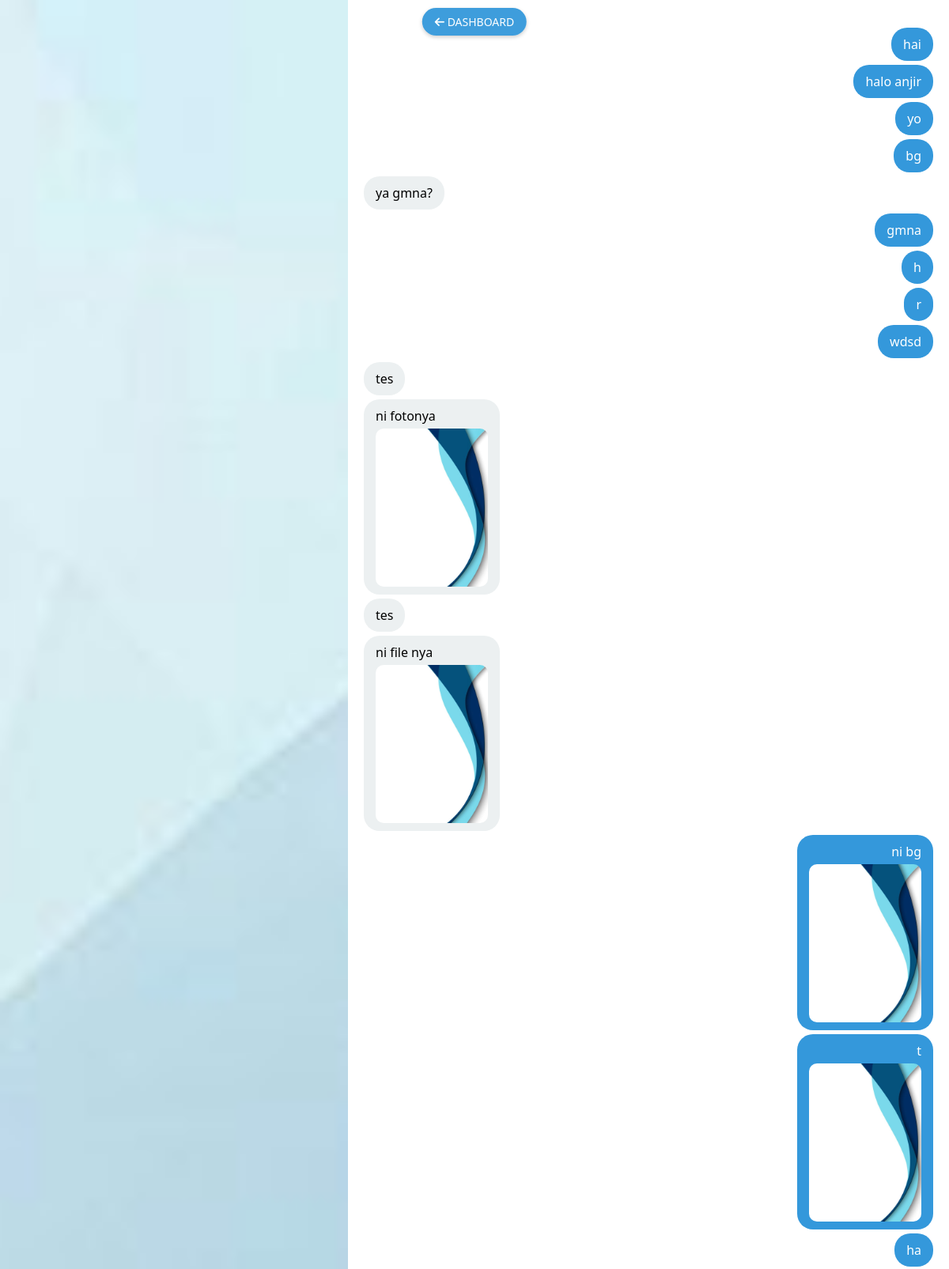
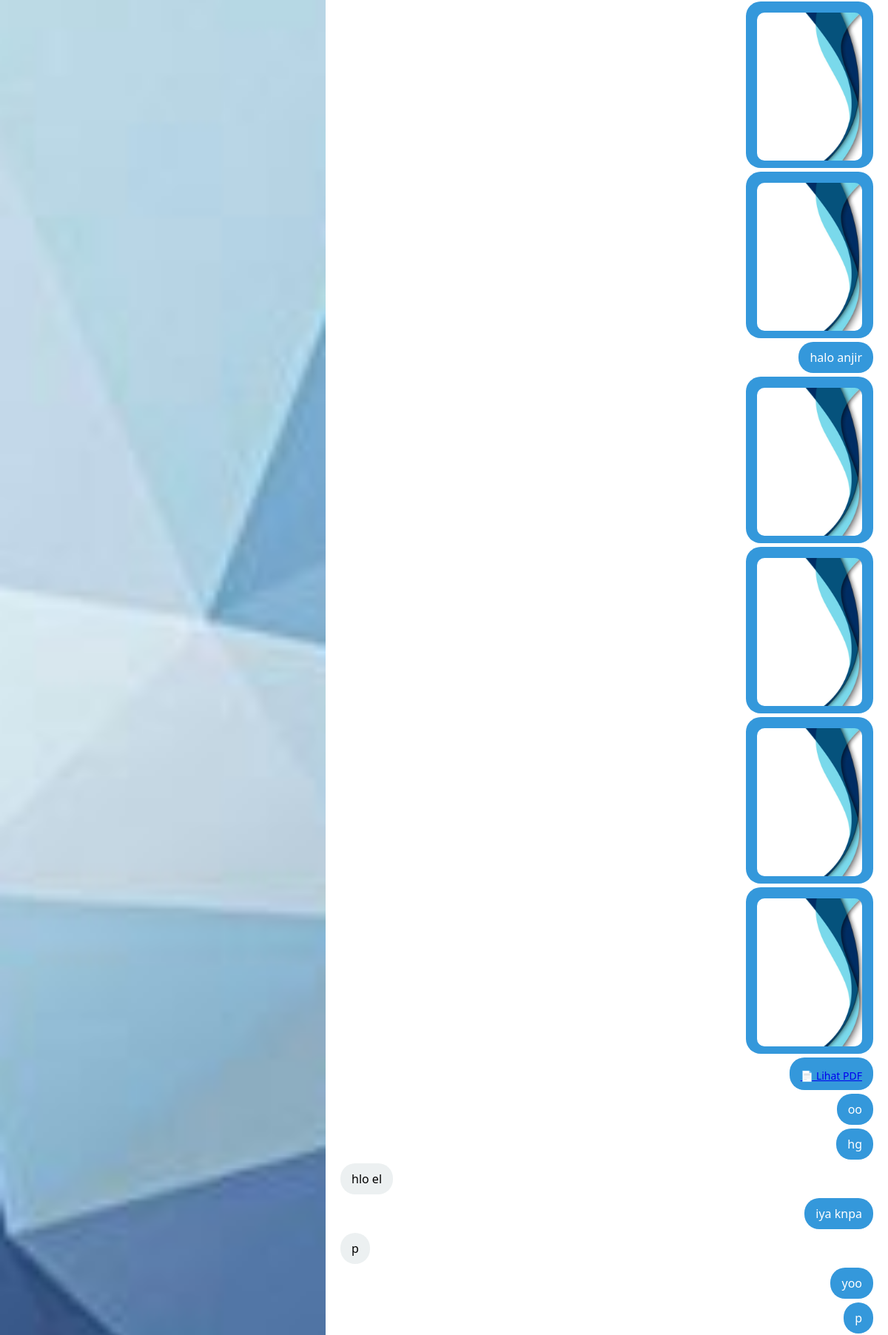
The app's page /chat.php (signed in, upper part) with its own data (2 pictures, top to bottom).
### tables this page shows
CREATE TABLE `chat` (
  `id` int(11) NOT NULL,
  `pengirim_id` int(11) NOT NULL,
  `penerima_id` int(11) NOT NULL,
  `pesan` text DEFAULT NULL,
  `file_path` varchar(255) DEFAULT NULL,
  `tipe_file` enum('text','image','zip') DEFAULT 'text',
  `waktu_kirim` datetime DEFAULT current_timestamp(),
  `file` varchar(255) DEFAULT NULL
);

### chat.php (the view, shortened to what this page needs)
<?php
$pengirim_id = $_SESSION['user_id'];
$penerima_id = 1;
$conn = new mysqli("localhost", "root", "", "okmweb");
$sql_chat = "
  SELECT c.*, u.username
  FROM chat c
  JOIN users u ON u.id = c.pengirim_id
  WHERE (c.pengirim_id = $pengirim_id AND c.penerima_id = $penerima_id)
     OR (c.pengirim_id = $penerima_id AND c.penerima_id = $pengirim_id)
  ORDER BY c.waktu_kirim ASC
";
$result_chat = $conn->query($sql_chat);
?>
<!DOCTYPE html>
<html lang="id">
<head>
  <link href="mobile.css" rel="stylesheet">
  <link href="https://cdnjs.cloudflare.com/ajax/libs/font-awesome/6.0.0-beta3/css/all.min.css" rel="stylesheet">
</head>
<body>
<a href="index.php" class="back-btn"><i class="fas fa-arrow-left"></i> DASHBOARD</a>
  <div class="container">
  <div class="left-side" style="display: flex; align-items: center;">
</div>
    <div class="right-side">
<div class="chat-body">
  <?php while ($row = $result_chat->fetch_assoc()): ?>
    <div class="message <?= ($row['pengirim_id'] == $pengirim_id) ? 'user' : 'admin' ?>">
      <?= htmlspecialchars($row['pesan']) ?>
      <?php if ($row['file_path']): ?>
        <div class="file-display">
          <?php
            $file_ext = strtolower(pathinfo($row['file_path'], PATHINFO_EXTENSION));
            if (in_array($file_ext, ['jpg', 'jpeg', 'png', 'gif', 'webp'])) {
              echo "<img src='{$row['file_path']}' alt='Gambar'>";
            } elseif ($file_ext === 'pdf') {
              echo "<a href='{$row['file_path']}' target='_blank'>📄 Lihat PDF</a>";
            } else {
              echo "<a href='{$row['file_path']}' download>📁 Unduh File</a>";
            }
          ?>
        </div>
      <?php endif; ?>
    </div>
  <?php endwhile; ?>
</div>

### chat.php (style rules this page uses)
* { box-sizing: border-box; }
body { font-family: 'Segoe UI', sans-serif; background-color: #f4f4f4; margin: 0; padding: 0; }
.container { display: flex; height: 100vh; }
.left-side { flex: 1; background: url('assets/ctp.jpg') no-repeat center center; background-size: cover; color: white; padding: 40px; display: flex; flex-direction: column; justify-content: center; }
.right-side { flex: 2; background-color: white; display: flex; flex-direction: column; padding: 20px; }
.chat-body { flex: 1; overflow-y: auto; margin-bottom: 20px; }
.message { padding: 10px 15px; border-radius: 20px; margin: 5px 0; background-color: #f1f2f6; max-width: 100%; width: fit-content; word-break: break-word; }
.user { background-color: #3498db; color: white; margin-left: auto; text-align: right; }
.admin { background-color: #ecf0f1; color: black; margin-right: auto; text-align: left; }
.file-display { margin-top: 5px; font-size: 14px; }
img { max-width: 200px; max-height: 200px; border-radius: 10px; display: block; margin-top: 5px; }
.back-btn { display: none; position: fixed; top: 10px; left: 50%; transform: translateX(-50%); background-color: rgba(52, 152, 219, 0.95); color: white; padding: 8px 16px; border-radius: 20px; text-decoration: none; font-size: 14px; z-index: 9999; box-shadow: 0 2px 5px rgba(0,0,0,0.2); transition: background-color 0.3s; }
.back-btn { display: block; }

### records on screen
chat: pesan "hai"
chat: pesan "halo anjir"
chat: pesan "yo"
chat: pesan "bg"
chat: pesan "ya gmna?"
chat: pesan "gmna"
chat: pesan "h"
chat: pesan "r"
chat: pesan "wdsd"
chat: pesan "tes"
chat: pesan "ni fotonya", file_path (picture)
chat: pesan "tes"
chat: pesan "ni file nya", file_path (picture)
chat: pesan "ni bg", file_path (picture)
chat: pesan "t", file_path (picture)
chat: pesan "ha"
chat: file_path (picture)
chat: file_path (picture)
chat: pesan "halo anjir"
chat: file_path (picture)
chat: file_path (picture)
chat: file_path (picture)
chat: file_path (picture)
chat: pesan "oo"
chat: pesan "hg"
chat: pesan "hlo el"
chat: pesan "iya knpa"
chat: pesan "p"
chat: pesan "yoo"
chat: pesan "p"
